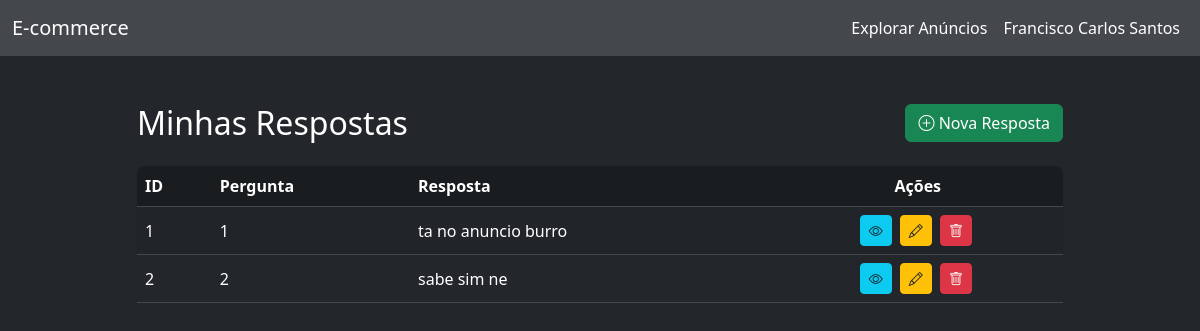
Screenshot of /respostas/ (signed in) with the database file from the repository.
### app/models/usuario.py (models this page shows, shortened)
class Usuario(UserMixin, db.Model):
    __tablename__ = "usuario"
    id = db.Column(db.Integer, primary_key=True)
    nome = db.Column(db.String(100), nullable=False)
    email = db.Column(db.String(120), unique=True, nullable=False)
    senha_hash = db.Column(db.String(128), nullable=False)
    anuncios = db.relationship("Anuncio", back_populates="usuario", lazy=True)
    perguntas = db.relationship("Pergunta", back_populates="usuario", lazy=True)
    respostas = db.relationship("Resposta", back_populates="usuario", lazy=True)
    compras = db.relationship("Compra", back_populates="usuario", lazy=True)
    favoritos = db.relationship("Favorito", back_populates="usuario", lazy=True)

### app/models/resposta.py (models this page shows, shortened)
class Resposta(db.Model):
    __tablename__ = "resposta"
    id = db.Column(db.Integer, primary_key=True)
    texto = db.Column(db.Text, nullable=False)
    criado_em = db.Column(db.DateTime, default=datetime.utcnow)
    pergunta_id = db.Column(db.Integer, db.ForeignKey("pergunta.id"), nullable=False)
    usuario_id = db.Column(db.Integer, db.ForeignKey("usuario.id"), nullable=False)
    usuario = db.relationship("Usuario", back_populates="respostas")

### app/routes/resposta.py (the view)
@resposta_bp.route('/')
@login_required
def listar_respostas():
    respostas = Resposta.query.filter_by(usuario_id=current_user.id).all()
    return render_template('resposta/list.html', respostas=respostas)

### app/templates/resposta/list.html (shortened to what this page needs)
{% extends 'base.html' %}
{% block content %}
<div class="container py-4">
    <div class="row justify-content-center">
        <div class="col-lg-10">
            <div class="d-flex justify-content-between align-items-center mb-4">
                <h2 class="mb-0">Minhas Respostas</h2>
                <a href="{{ url_for('resposta.nova_resposta') }}" class="btn btn-success">
                    <i class="bi bi-plus-circle"></i> Nova Resposta
                </a>
            </div>
            <div class="table-responsive">
                <table class="table table-striped table-hover align-middle">
                    <thead class="table-primary">
                        <tr>
                            <th>ID</th>
                            <th>Pergunta</th>
                            <th>Resposta</th>
                            <th class="text-center">Ações</th>
                        </tr>
                    </thead>
                    <tbody>
                        {% for resposta in respostas %}
                        <tr>
                            <td>{{ resposta.id }}</td>
                            <td>{{ resposta.pergunta_id }}</td>
                            <td>{{ resposta.texto }}</td>
                            <td class="text-center">
                                <a href="{{ url_for('resposta.detalhe_resposta', id=resposta.id) }}" class="btn btn-sm btn-info me-1" title="Ver"><i class="bi bi-eye"></i></a>
                                <a href="{{ url_for('resposta.editar_resposta', id=resposta.id) }}" class="btn btn-sm btn-warning me-1" title="Editar"><i class="bi bi-pencil"></i></a>
                                <form action="{{ url_for('resposta.excluir_resposta', id=resposta.id) }}" method="post" style="display:inline;">
                                    <button type="submit" class="btn btn-sm btn-danger" title="Excluir" onclick="return confirm('Tem certeza que deseja excluir?');"><i class="bi bi-trash"></i></button>
                                </form>
                            </td>
                        </tr>
                        {% else %}
                        <tr>
                            <td colspan="4" class="text-center text-muted">Nenhuma resposta cadastrada.</td>
                        </tr>
                        {% endfor %}
                    </tbody>
                </table>
            </div>
        </div>
    </div>
</div>
<link rel="stylesheet" href="https://cdn.jsdelivr.net/npm/bootstrap-icons@1.10.5/font/bootstrap-icons.css">
{% endblock %}

### app/templates/navbar.html (shortened to what this page needs)
<nav class="navbar navbar-expand-lg navbar-dark bg-primary mb-4">
  <div class="container-fluid">
    <a class="navbar-brand" href="{% if current_user.is_authenticated %}{{ url_for('dashboard') }}{% else %}{{ url_for('home') }}{% endif %}">E-commerce</a>
    <div class="collapse navbar-collapse" id="navbarNav">
      <ul class="navbar-nav ms-auto">
        <li class="nav-item">
          <a class="nav-link text-white{% if request.endpoint == 'anuncio.explorar_anuncios' %} active{% endif %}" href="{{ url_for('anuncio.explorar_anuncios') }}">Explorar Anúncios</a>
        </li>
        {% if current_user.is_authenticated %}
          <li class="nav-item dropdown">
            <a class="nav-link dropdown-toggle text-white" href="#" id="userDropdown" role="button" data-bs-toggle="dropdown" aria-expanded="false">
              {{ current_user.nome }}
            </a>
          </li>
        {% endif %}
      </ul>
    </div>
  </div>
</nav>

### app/static/css/main.css (style rules this page uses)
body, .bg-white, .card, .table, .dropdown-menu, .modal-content, .form-control, .form-select { background-color: #23272b !important; color: #fff !important; }
.bg-primary, .navbar.bg-primary, .table-primary, .btn-primary, .alert-primary { background-color: #44484d !important; color: #fff !important; border-color: #44484d !important; }
.navbar, .navbar .dropdown-menu { background-color: #44484d !important; }
.btn, .btn-primary, .btn-success, .btn-danger, .btn-warning, .btn-info, .btn-secondary, .btn-outline-danger, .btn-outline-secondary, .btn-outline-info, .btn-outline-primary, .btn-outline-success, .btn-outline-warning { color: #fff !important; }
.table-responsive { border-radius: 0.5rem; overflow: hidden; }
.table a { text-decoration: none !important; }
.table .btn { margin-right: 0.25rem; }
.nav-link, .navbar-brand, .navbar-nav .nav-link { color: #fff !important; }
.navbar-nav .nav-link.text-white { position: relative; transition: color 0.2s; }
.navbar-nav .nav-link.text-white::after { content: ''; display: block; width: 0; height: 3px; background: #0d6efd; transition: width 0.2s; position: absolute; left: 0; bottom: 0.2rem; border-radius: 2px; }
#userDropdown.text-white::after { display: none !important; }
.navbar-nav .dropdown > .nav-link { outline: none; }
.table, .table tbody, .table tr, .table td { background-color: #23272b !important; color: #fff !important; border-color: #44484d !important; }
.table thead, .table thead th { background-color: #1a1d20 !important; color: #fff !important; border-color: #44484d !important; }
.table-striped > tbody > tr:nth-of-type(odd) { background-color: #2c3035 !important; }
.table, .table th, .table td { border-color: #44484d !important; }
.btn-success { background-color: #198754 !important; border-color: #198754 !important; color: #fff !important; }
.btn-danger { background-color: #dc3545 !important; border-color: #dc3545 !important; color: #fff !important; }
.btn-warning { background-color: #ffc107 !important; border-color: #ffc107 !important; color: #212529 !important; }
.btn-info { background-color: #0dcaf0 !important; border-color: #0dcaf0 !important; color: #212529 !important; }

### rows the page displays
Usuario: nome "Francisco Carlos Santos"
Resposta: id "1", pergunta_id "1", texto "ta no anuncio burro"
Resposta: id "2", pergunta_id "2", texto "sabe sim ne"
